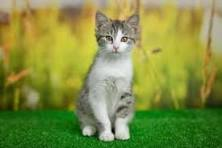
#> input picture day_4-image_manipulation/cat.jpg, 222 x 148 px, found by its file name
$ python image_manipulation.py
#> lines starting #> are read from the running program, lines starting #| are printed output that depends on the picture
#import the necessary libraries
import cv2
import numpy as np


# store the image you want to edit in a variable
image = cv2.imread('day_4-image_manipulation\cat.jpg')
#> image is the input picture: shape (148, 222, 3); mean B, G, R 66.2, 142.6, 129.8


# decide the height and width you want ot resize your image to
width = 2200
height = 1200

#resize the image with cv2 resize function passing in the image and the width and height needed
resized_img = cv2.resize(image, (width, height))
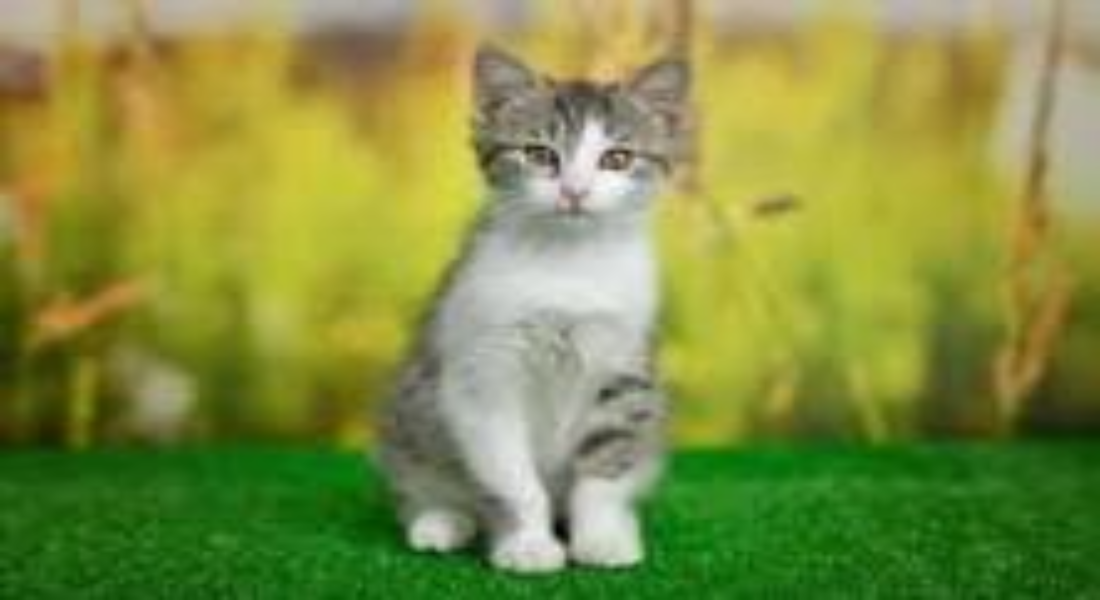
#> resized_img: shape (1200, 2200, 3) (shown at 1/2 size); mean B, G, R 66.1, 142.4, 129.6


# to rotate the image
rotate = 0
row, col = image.shape[:2]
#> row = 148; col = 222


# using the size you want to rotate the img to and also the row and column of the image
# get the dimension you want it to fit
rotated_matrix = cv2.getRotationMatrix2D((col / 2, row / 2), rotate, 1)
#> rotated_matrix = [[1, 0, 0], [0, 1, 0]]
rotate_img = cv2.warpAffine(resized_img, rotated_matrix, (col, row))
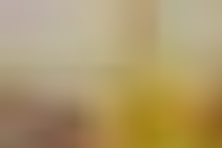
#> rotate_img: shape (148, 222, 3); mean B, G, R 107.5, 153.1, 174


# sample of how we add effect to our image
blurred = cv2.GaussianBlur(resized_img, (5,5), 0)


# here we save our new image as output
cv2.imwrite("output.jpg", rotate_img)
